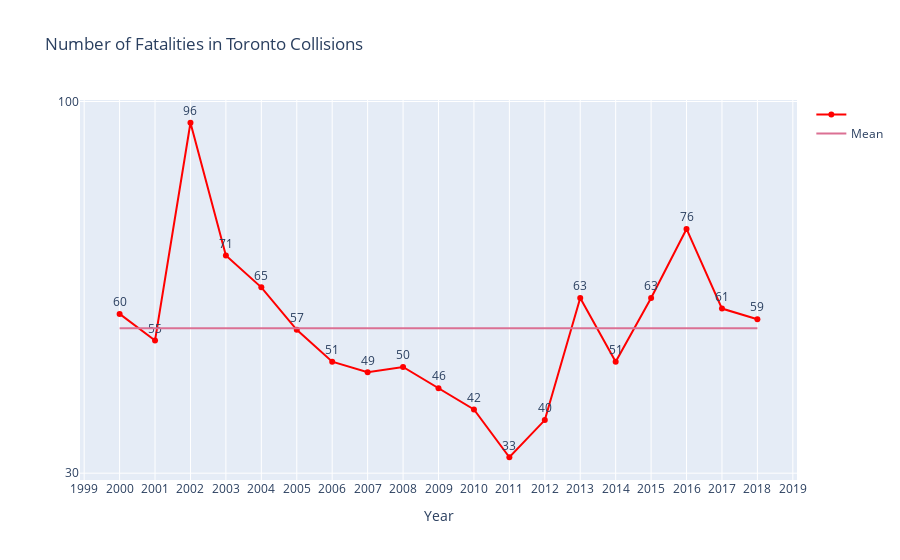

The code cell stored with this chart in its notebook:
### Code cell
fig = go.Figure()
# Add traces
fig.add_trace(go.Scatter(x=dfE_g[dfE_g['year']!=2019]['year'], y=dfE_g['# fatalities'],  # all years except 2019!
                         mode='lines+markers+text',
                         name='',
                         text=dfE_g['# fatalities'].astype(str),
                         textposition="top center",
                         line_color='red'))
dfE_g['mean # fatalities'] = dfE_g['# fatalities'].mean()
fig.add_trace(go.Scatter(x=dfE_g[dfE_g['year']!=2019]['year'], y=dfE_g['mean # fatalities'],  # all years except 2019!
                         mode='lines',
                         name='Mean',
                         line_color='palevioletred'))
fig.update_layout(title='Number of Fatalities in Toronto Collisions',
                  xaxis=dict(
                      title='Year',
                      tickmode = 'linear',
                      tick0 = 2000,
                      dtick = 1), 
                  yaxis=dict(
                      title='',
                      tickmode = 'array',
                      tickvals = [30, 100]
                      ))
fig.show()

### Figure 1 — Plotly figure (JSON) as saved in the notebook; plotly's stock layout.template omitted (floating-point values rounded to 4 significant figures)
{"data": [{"textposition": "top center", "name": "", "text": ["60", "55", "96", "71", "65", "57", "51", "49", "50", "46", "42", "33", "40", "63", "51", "63", "76", "61", "59", "58"], "mode": "lines+markers+text", "y": [60, 55, 96, 71, 65, 57, 51, 49, 50, 46, 42, 33, 40, 63, 51, 63, 76, 61, 59, 58], "x": [2000, 2001, 2002, 2003, 2004, 2005, 2006, 2007, 2008, 2009, 2010, 2011, 2012, 2013, 2014, 2015, 2016, 2017, 2018], "line": {"color": "red"}, "type": "scatter"}, {"name": "Mean", "mode": "lines", "y": [57.3, 57.3, 57.3, 57.3, 57.3, 57.3, 57.3, 57.3, 57.3, 57.3, 57.3, 57.3, 57.3, 57.3, 57.3, 57.3, 57.3, 57.3, 57.3, 57.3], "x": [2000, 2001, 2002, 2003, 2004, 2005, 2006, 2007, 2008, 2009, 2010, 2011, 2012, 2013, 2014, 2015, 2016, 2017, 2018], "line": {"color": "palevioletred"}, "type": "scatter"}], "layout": {"yaxis": {"title": {"text": ""}, "tickmode": "array", "tickvals": [30, 100]}, "xaxis": {"tick0": 2000, "tickmode": "linear", "dtick": 1, "title": {"text": "Year"}}, "title": {"text": "Number of Fatalities in Toronto Collisions"}}}
